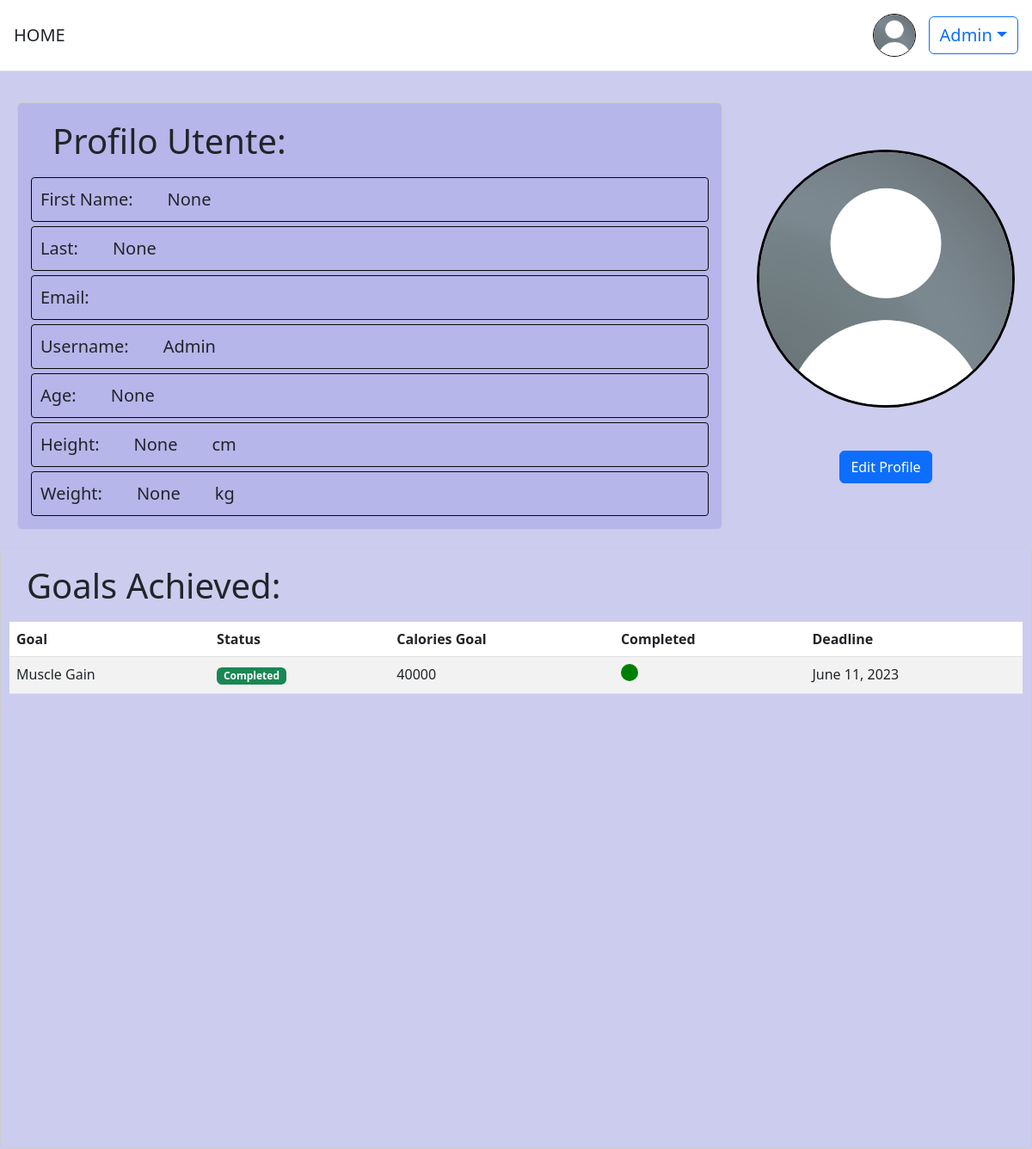
Page /users/profile/ (signed in) on the earlier database version.
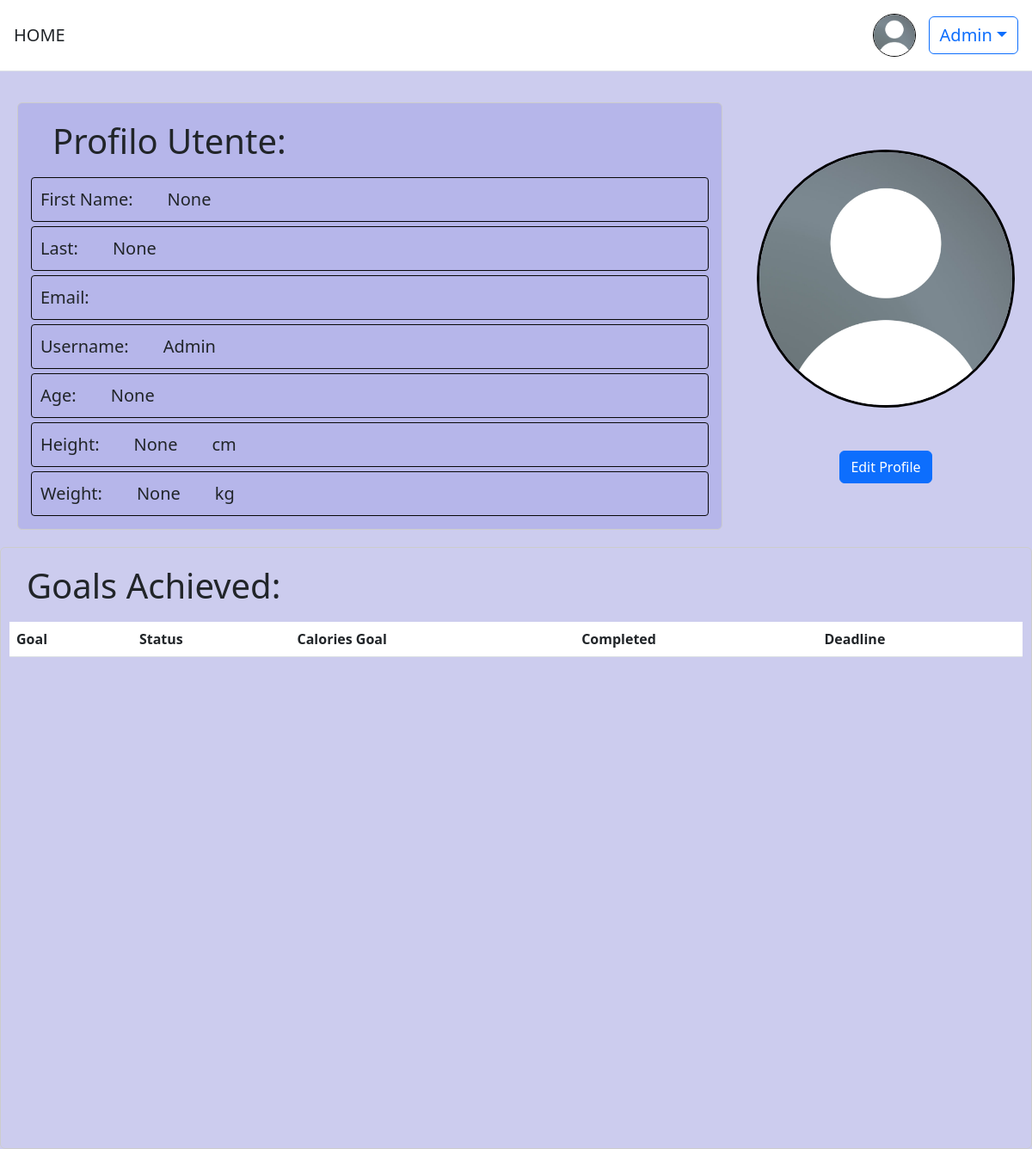
Same page on the later database version.
### obiettivi/models.py (models this page shows, shortened)
class GoalModel(models.Model):
    GOAL_CHOICES = (
        ('Weight Loss', 'Weight Loss'),
        ('Muscle Gain', 'Muscle Gain'),
        ('Fitness Improvement', 'Fitness Improvement'),
    )
    STATUS_CHOICES = (
        ('V', 'In Corso'),
        ('S', 'Scaduto'),
    )
    TEMP_CHOICES = (
        (1, '1 day'),
        (7, '1 week'),
        (30, '1 month'),
        (90, '3 months'),
    )
    deadline = models.DateField(blank=True, null=True)
    status = models.CharField(max_length=1, choices=STATUS_CHOICES, default='V')
    tempistica = models.IntegerField(choices=TEMP_CHOICES, default=30)
    utente = models.ForeignKey(settings.AUTH_USER_MODEL, on_delete=models.CASCADE)
    goal_type = models.CharField(max_length=20, choices=GOAL_CHOICES)
    data_creazione = models.DateField(default=timezone.now)
    descrizione = models.TextField(max_length=255, blank=True, null=True)
    CaloriesGoal = models.IntegerField(default=0, blank=False, null=False)
    is_selected = models.BooleanField(default=False)
    is_completed = models.BooleanField(default=False)
    cal = models.IntegerField(default=0)

### users/views.py (the view)
# urls.py: path('profile/', profile_view, name='profile'),
@login_required
def profile_view(request):
    goals_completed = GoalModel.objects.filter(utente=request.user, is_completed=True)
    return render(request, 'profile.html', {'goals_completed': goals_completed, 'user': request.user})

### templates/profile.html (shortened to what this page needs)
{% extends 'base.html' %}
{% load static %}
{% load crispy_forms_tags %}
{% block content %}
<div style="background-color:#ccccee;display:flex;flex-direction:column">
<div id="wr" style="display:flex; flex-direction:row">
  <div id="datiprofilo" class="crispy">
    <h1 style="margin-left:20px;padding:10px;">Profilo Utente:</h1>
    <div class="field"><p>First Name:</p><p> {{ user.first_name }}</p></div>
    <div class="field"><p>Last:</p><p> {{ user.last_name }}</p> </div>
    <div class="field"><p>Email:</p><p> {{ user.email }}</p> </div>
    <div class="field"><p>Username:</p> <p> {{ user.username }}</p> </div>
    <div class="field"><p>Age:</p><p> {{ user.age }}</p></div>
    <div class="field"><p>Height:</p><p> {{ user.altezza }}</p><p>cm</p></div>
    <div class="field"><p>Weight:</p><p>{{user.peso}}</p><p>kg</p></div>
  </div>
  <div class="profile-picture-container">
   {% if user.profile_pic %}
    <img class="profile-picture" style="border:3px solid black" src="{{user.profile_pic.url}}">
   {% else %}
      <img class="profile-picture" style="border:3px solid black" src="{% static 'images/user_default.jpeg'%}">
  {% endif %}
      <div class="text-center">
   <a href="{% url 'users:updateprofile' %}" class="btn btn-primary">Edit Profile</a>
  </div>
  </div>
</div>
</div>
<div class="completed_goal table-responsive">
    <h1 style="margin-left:10px;padding:10px;">Goals Achieved:</h1>
    <table class="table table-striped">
        <thead>
        <tr>
            <th>Goal</th>
            <th>Status</th>
            <th>Calories Goal</th>
            <th>Completed</th>
            <th>Deadline</th>
        </tr>
        </thead>
        <tbody>
        {% for goal in goals_completed %}
            <tr>
            <td>{{ goal.goal_type }}</td>
            <td>
                {% if goal.is_completed %}
                <span class="badge bg-success">Completed</span>
                {% endif %}
            </td>
            <td>
                {{ goal.CaloriesGoal }}
            </td>
            <td>
                {% if goal.is_completed %}
                <div style="width: 20px;height: 20px;border-radius: 50%;display: inline-block; background-color:green"></div>
                {% else %}
                <div style="width: 20px;height: 20px;border-radius: 50%;display: inline-block;background-color: red;"></div>
                {% endif %}
            </td>
            <td>{{ goal.deadline }}</td>
            </tr>
        {% endfor %}
        </tbody>
    </table>
</div>
{% endblock content %}

Differences in the rows shown:
no longer on this page (row edited): GoalModel: goal_type "Muscle Gain", is_completed "Completed", CaloriesGoal "40000", deadline "June 11, 2023"
